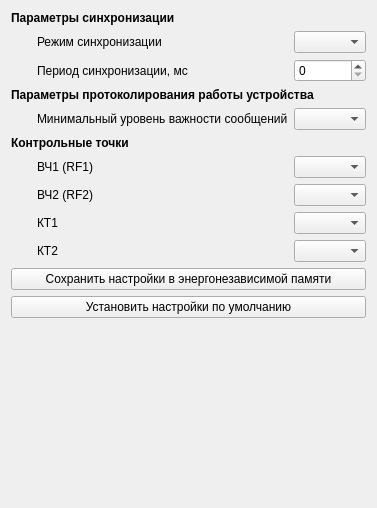
<?xml version="1.0" encoding="UTF-8"?>
<ui version="4.0">
 <class>PET_brg_sim_debug_page</class>
 <widget class="QWidget" name="PET_brg_sim_debug_page">
  <property name="geometry">
   <rect>
    <x>0</x>
    <y>0</y>
    <width>357</width>
    <height>508</height>
   </rect>
  </property>
  <property name="sizePolicy">
   <sizepolicy hsizetype="Fixed" vsizetype="Preferred">
    <horstretch>0</horstretch>
    <verstretch>0</verstretch>
   </sizepolicy>
  </property>
  <property name="windowTitle">
   <string>Form</string>
  </property>
  <layout class="QVBoxLayout" name="verticalLayout">
   <item>
    <layout class="QGridLayout" name="gridLayout_2">
     <item row="11" column="1">
      <widget class="QLabel" name="label_4">
       <property name="text">
        <string>КТ1</string>
       </property>
      </widget>
     </item>
     <item row="10" column="1">
      <widget class="QLabel" name="label_3">
       <property name="text">
        <string>ВЧ2 (RF2)</string>
       </property>
      </widget>
     </item>
     <item row="11" column="2">
      <widget class="QComboBox" name="cb_tp1_sel"/>
     </item>
     <item row="2" column="0" colspan="3">
      <widget class="QLabel" name="label_7">
       <property name="font">
        <font>
         <weight>75</weight>
         <bold>true</bold>
        </font>
       </property>
       <property name="text">
        <string>Параметры синхронизации</string>
       </property>
      </widget>
     </item>
     <item row="5" column="1">
      <widget class="QLabel" name="label_9">
       <property name="text">
        <string>Период синхронизации, мс</string>
       </property>
      </widget>
     </item>
     <item row="9" column="2">
      <widget class="QComboBox" name="cb_rf1_sel"/>
     </item>
     <item row="4" column="1">
      <widget class="QLabel" name="label_8">
       <property name="text">
        <string>Режим синхронизации</string>
       </property>
      </widget>
     </item>
     <item row="4" column="2">
      <widget class="QComboBox" name="cb_sync_mode"/>
     </item>
     <item row="8" column="0" colspan="3">
      <widget class="QLabel" name="label">
       <property name="font">
        <font>
         <weight>75</weight>
         <bold>true</bold>
        </font>
       </property>
       <property name="text">
        <string>Контрольные точки</string>
       </property>
      </widget>
     </item>
     <item row="12" column="2">
      <widget class="QComboBox" name="cb_tp2_sel"/>
     </item>
     <item row="5" column="2">
      <widget class="QSpinBox" name="sb_sync_period"/>
     </item>
     <item row="10" column="2">
      <widget class="QComboBox" name="cb_rf2_sel"/>
     </item>
     <item row="12" column="1">
      <widget class="QLabel" name="label_5">
       <property name="text">
        <string>КТ2</string>
       </property>
      </widget>
     </item>
     <item row="9" column="1">
      <widget class="QLabel" name="label_2">
       <property name="sizePolicy">
        <sizepolicy hsizetype="Fixed" vsizetype="Preferred">
         <horstretch>0</horstretch>
         <verstretch>0</verstretch>
        </sizepolicy>
       </property>
       <property name="text">
        <string>ВЧ1 (RF1)</string>
       </property>
      </widget>
     </item>
     <item row="7" column="2">
      <widget class="QComboBox" name="cb_log_severity"/>
     </item>
     <item row="7" column="1">
      <widget class="QLabel" name="label_11">
       <property name="text">
        <string>Минимальный уровень важности сообщений</string>
       </property>
      </widget>
     </item>
     <item row="6" column="0" colspan="3">
      <widget class="QLabel" name="label_10">
       <property name="font">
        <font>
         <weight>75</weight>
         <bold>true</bold>
        </font>
       </property>
       <property name="text">
        <string>Параметры протоколирования работы устройства</string>
       </property>
      </widget>
     </item>
     <item row="4" column="0">
      <widget class="QWidget" name="widget" native="true">
       <property name="sizePolicy">
        <sizepolicy hsizetype="Fixed" vsizetype="Preferred">
         <horstretch>0</horstretch>
         <verstretch>0</verstretch>
        </sizepolicy>
       </property>
       <property name="minimumSize">
        <size>
         <width>20</width>
         <height>0</height>
        </size>
       </property>
      </widget>
     </item>
    </layout>
   </item>
   <item>
    <widget class="QPushButton" name="btn_save_to_EEPROM">
     <property name="text">
      <string>Сохранить настройки в энергонезависимой памяти</string>
     </property>
    </widget>
   </item>
   <item>
    <widget class="QPushButton" name="btn_set_default">
     <property name="text">
      <string>Установить настройки по умолчанию</string>
     </property>
    </widget>
   </item>
   <item>
    <spacer name="verticalSpacer">
     <property name="orientation">
      <enum>Qt::Vertical</enum>
     </property>
     <property name="sizeHint" stdset="0">
      <size>
       <width>20</width>
       <height>40</height>
      </size>
     </property>
    </spacer>
   </item>
  </layout>
 </widget>
 <resources/>
 <connections/>
</ui>
